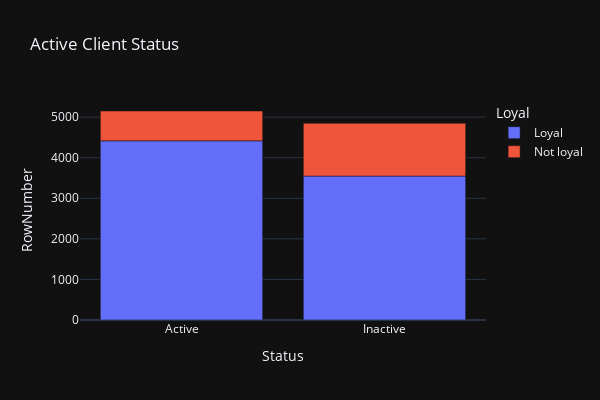

Notebook code cell kept with this figure:
### Markdown cell above
##  Задание 9.8

----------

Как влияет наличие статуса активного клиента на отток клиентов? Постройте диаграмму, иллюстрирующую это. Что бы вы предложили банку, чтобы уменьшить отток клиентов среди неактивных?

### Code cell
# the number of non-blank values in the row_number column in each group
activ = churn_df.groupby(['Status', 'Loyal'], as_index=False).count()
# construction of layered bar chart
px.bar(
    data_frame=activ,
    x='Status',
    y='RowNumber',
    color='Loyal',
    height=400,
    width=600,
    title='Active Client Status'
)

### Figure 1 — Plotly figure (JSON) as saved in the notebook; plotly's stock layout.template omitted (floating-point values rounded to 4 significant figures)
{"data": [{"alignmentgroup": "True", "hovertemplate": "Loyal=Loyal<br>Status=%{x}<br>RowNumber=%{y}<extra></extra>", "legendgroup": "Loyal", "marker": {"color": "#636efa", "pattern": {"shape": ""}}, "name": "Loyal", "offsetgroup": "Loyal", "orientation": "v", "showlegend": true, "textposition": "auto", "type": "bar", "x": ["Active", "Inactive"], "xaxis": "x", "y": [4416, 3547], "yaxis": "y"}, {"alignmentgroup": "True", "hovertemplate": "Loyal=Not loyal<br>Status=%{x}<br>RowNumber=%{y}<extra></extra>", "legendgroup": "Not loyal", "marker": {"color": "#EF553B", "pattern": {"shape": ""}}, "name": "Not loyal", "offsetgroup": "Not loyal", "orientation": "v", "showlegend": true, "textposition": "auto", "type": "bar", "x": ["Active", "Inactive"], "xaxis": "x", "y": [735, 1302], "yaxis": "y"}], "layout": {"barmode": "relative", "height": 400, "legend": {"title": {"text": "Loyal"}, "tracegroupgap": 0}, "title": {"text": "Active Client Status"}, "width": 600, "xaxis": {"anchor": "y", "domain": [0.0, 1.0], "title": {"text": "Status"}}, "yaxis": {"anchor": "x", "domain": [0.0, 1.0], "title": {"text": "RowNumber"}}}}
